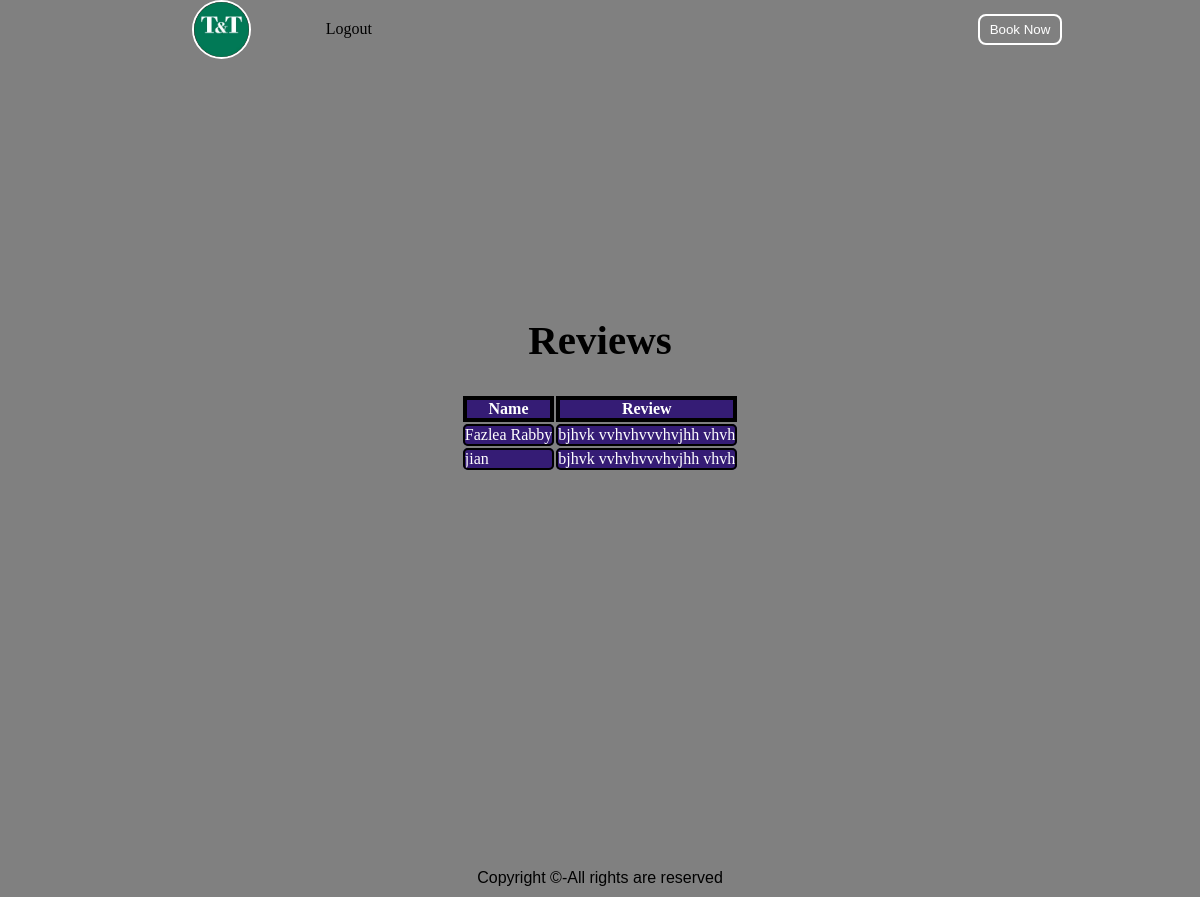
The page /readreview.php on the database its author committed.
### tables this page shows
CREATE TABLE `reviewindex` (
  `RName` varchar(30) NOT NULL,
  `review` varchar(1000) NOT NULL
);

### readreview.php (the view, shortened to what this page needs)
<?php
$db = mysqli_connect("localhost","root","","project");
?>
<!DOCTYPE html>
<html lang="en">
<head>
    <link rel="stylesheet" href="readreview.css">
</head>
<body>
<nav class="navbar background">
		<ul class="nav-list">
			<div class="logo"><img src="logo.jpg"></div>
            <li><a href="http://localhost/project/logout.php">Logout</a></li>
		</ul>
        <div class="rightNav">
        <a href="restaurantReservation.html">
			<button class="btn btn-sm">Book Now</button></a>
		</div>
</nav>
<section class="background firstsection">
		<div class="box-main">
			<div class="firstHalf">
        	<p class="text-big">Reviews</p>
			 <p class="text-small">
<table id ="myTable">
<tr>
                        <th>Name</th>
                        <th>Review</th>
                    </tr>
<?php
$sqlr = "Select RName , review  From reviewindex";
$result = mysqli_query($db,$sqlr);
if(mysqli_num_rows($result)>0){
    while ($row = mysqli_fetch_assoc($result)){
        ?>
  <tr>
            <td><?php echo $row["RName"];?></td>
            <td><?php echo $row["review"];?></td>
    </tr>
      <?php
    }
}
else
echo " No Result";
?>
</table>
			</div>
		</div>
	</section>
	<footer class="background">
		<p class="text-footer">
			Copyright ©-All rights are reserved
		</p>
	</footer>
</body>
</html>

### readreview.css (style rules this page uses)
* { margin:0; padding:0; overflow-x: hidden; }
html { scroll-behaviour: smooth; }
:root { --navbar-height: 59px; }
.logo { width: 20%; display: flex; justify-content: center; align-items: center; }
.logo img { width: 33%; border: 2px solid white; border-radius: 50px; }
.navbar { display: flex; align-items: center; justify-content: center; position: sticky; top: 0; cursor: pointer; }
.nav-list { width: 70%; display: flex; }
.nav-list li { list-style: none; padding: 20px; }
.nav-list li a { text-decoration: none; color: black; }
.rightNav { width: 50; text-align: right; }
.background { background-color: gray; background-blend-mode: darken; background-size: cover; }
.firstsection { height:100vh; }
.box-main { display: flex; justify-content: center; align-items: center; color: white; max-width: 50%; margin: auto; height: 80%; }
.firstHalf { width: auto; display: flex; flex-direction: column; justify-content: center; margin-left:auto; margin-right:auto; height:auto; }
.text-big { font-family: 'Piazzolla', serif; font-weight: bold; font-size: 41px; text-align: center; padding: 30px; color: black; }
.text-small { font-family: 'Sansita Swashed', cursive; font-size: 18px; text-align: center; color: black; }
.btn { padding: 8px 20px; margin: 7px 0; border: 2px solid white; border-radius: 8px; background: none; color: white; cursor: pointer; }
.btn-sm { padding: 6px 10px; vertical-align: middle; }
.text-footer { text-align: center; padding: 10px 0; font-family: 'Ubuntu', sans-serif; display: flex; justify-content: center; }

### readreview.php (style rules this page uses)
th,tr { border: 4px solid black; background-color:#351C75; }
td { border: 2px solid black; border-radius: 5px; }

### rows shown on the page
reviewindex: RName "Fazlea Rabby", review "bjhvk vvhvhvvvhvjhh vhvh"
reviewindex: RName "jian", review "bjhvk vvhvhvvvhvjhh vhvh"
